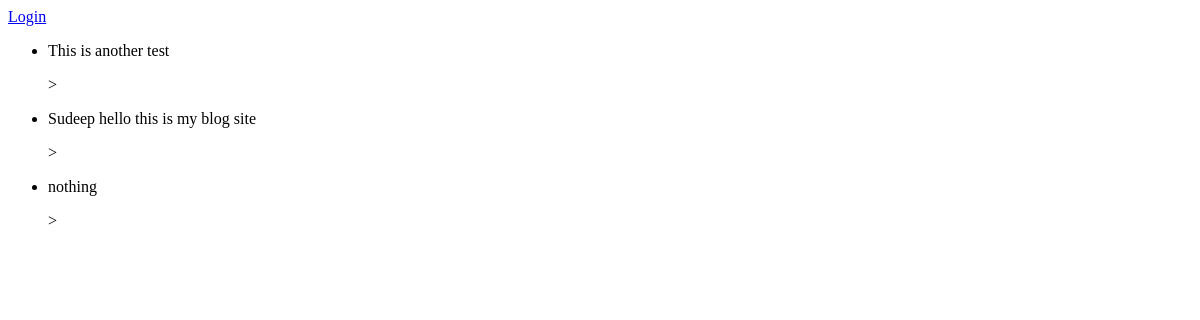
The page /blogsite/blogs/ on the database as committed earlier.
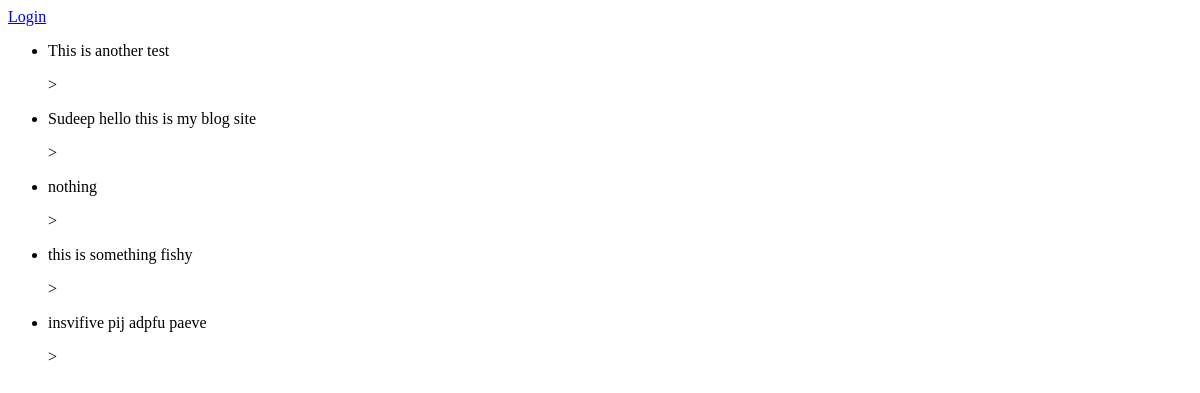
The same page on the database as committed later.
### blogsite/models.py (models this page shows)
class Blog(models.Model):
    user = models.ForeignKey(User, on_delete=models.CASCADE, related_name='blog')
    blog_text=models.CharField(max_length=200)
    def __str__(self):
        return self.blog_text

### blogsite/views.py (the view)
# urls.py: path('blogs/', views.Blogview.as_view(), name='blog'),
class Blogview(generic.ListView):
    template_name='blogsite/blogs.html'
    context_object_name='blogs_list'
    def get_queryset(self):
        return Blog.objects.all()

### blogsite/templates/blogsite/blogs.html (shortened to what this page needs)
{% if user.is_authenticated %}
    Hello, {{ user.username }}<br>
    <a href="{% url 'blogsite:update' user.id %}">Edit yourself?</a><br>
    <a href="{% url 'blogsite:logout' %}">Logout?</a><br>
    <a href="{% url 'blogsite:create' user.id %}">create?</a><br>
    <a href="{% url 'blogsite:deleteuser' user.id %}">delete yourself?</a><br>
{% else %}
    <a href="{% url 'blogsite:login' %}">Login</a>
{% endif %}
{% if blogs_list %}
    <ul>
    {% for blog in blogs_list %}
        <li><p>{{ blog }}</p></li>>
    {% endfor %}
    </ul>
{% else %}
    <p>No blogs are available</p>
{% endif %}

Rows that differ between the two databases and show on the page:
added Blog: blog_text "this is something fishy"
added Blog: blog_text "insvifive pij adpfu paeve"
